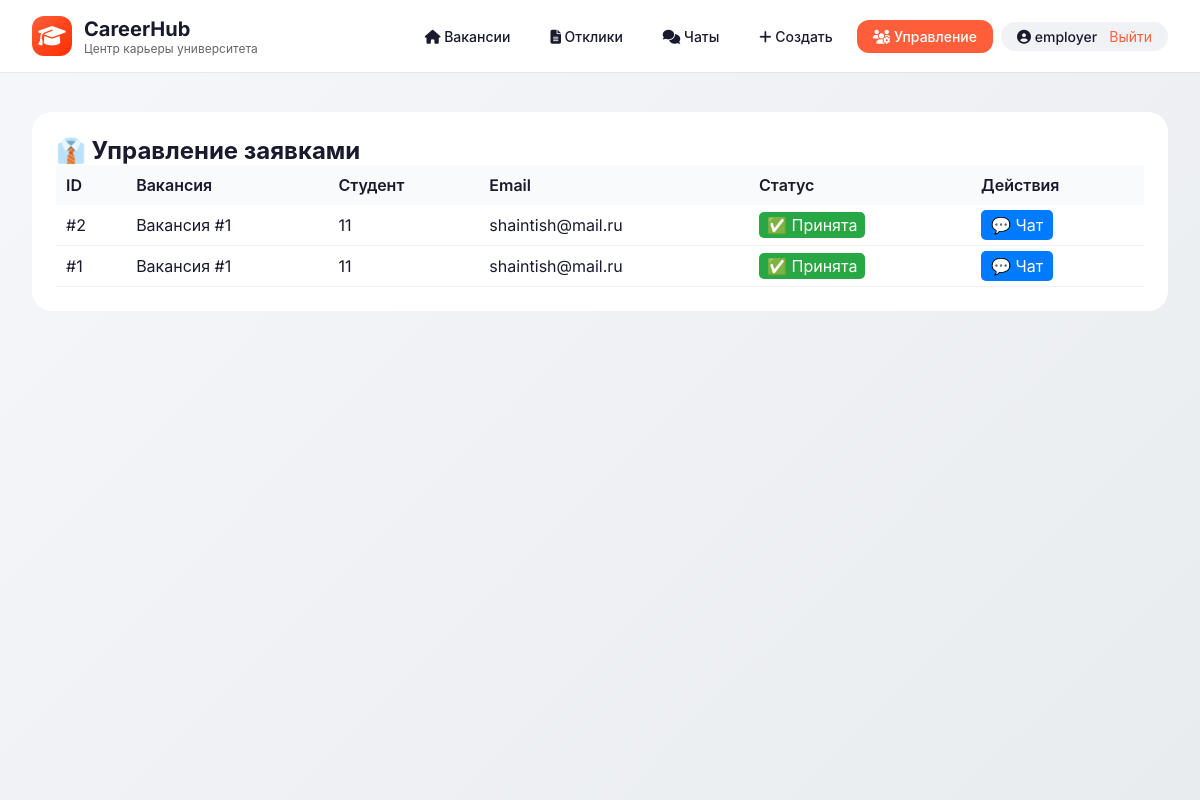
/admin/applications (signed in), run on an earlier commit of the app's database.
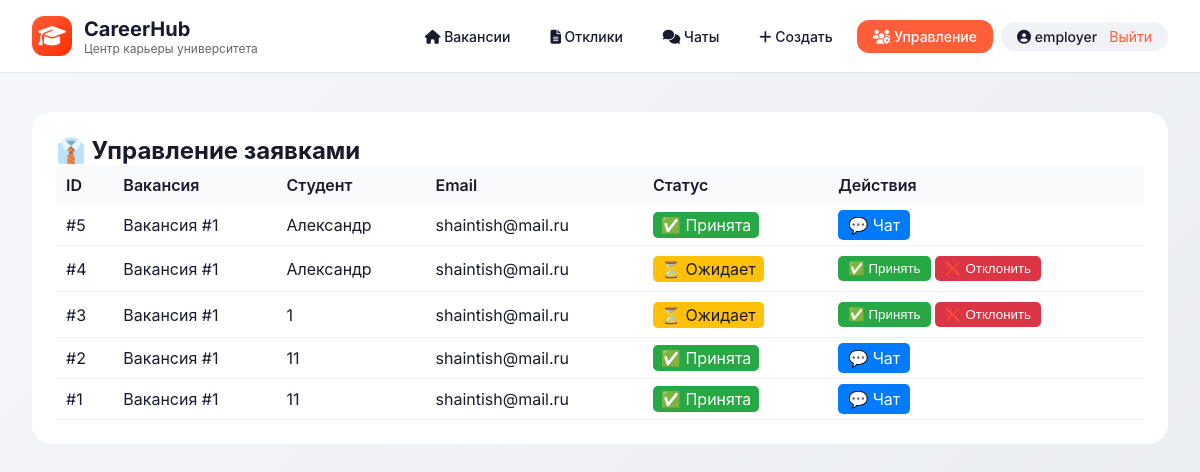
And on a later commit of the database.
### tables this page shows
CREATE TABLE applications (
            id INTEGER PRIMARY KEY AUTOINCREMENT,
            vacancy_id INTEGER NOT NULL,
            student_name TEXT NOT NULL,
            student_email TEXT NOT NULL,
            status TEXT DEFAULT 'pending',
            created_at TIMESTAMP DEFAULT CURRENT_TIMESTAMP
        );

### app/main.py (the view)
@app.get("/admin/applications", response_class=HTMLResponse)
async def admin_applications(request: Request):
    session_id = request.cookies.get("session_id")
    if not session_id or session_id not in sessions:
        return RedirectResponse(url="/employer/login", status_code=303)
    current_user = sessions[session_id]
    if current_user.get("role") != "employer":
        return RedirectResponse(url="/", status_code=303)
    all_applications = JobService.get_all_applications()
    return templates.TemplateResponse(
        "admin_applications.html",
        {"request": request, "applications": all_applications, "user": current_user}
    )

### templates/admin_applications.html (shortened to what this page needs)
{% extends "base.html" %}
{% block content %}
<div class="table-container">
    <h2>👔 Управление заявками</h2>
    {% if applications and applications|length > 0 %}
    <table style="width: 100%; border-collapse: collapse;">
        <thead>
            <tr style="background: #1a1a2e; color: white;">
                <th style="padding: 10px;">ID</th>
                <th style="padding: 10px;">Вакансия</th>
                <th style="padding: 10px;">Студент</th>
                <th style="padding: 10px;">Email</th>
                <th style="padding: 10px;">Статус</th>
                <th style="padding: 10px;">Действия</th>
            </tr>
        </thead>
        <tbody>
            {% for application in applications %}
            <tr style="border-bottom: 1px solid #ddd;">
                <td style="padding: 10px;">#{{ application.id }}</td>
                <td style="padding: 10px;">Вакансия #{{ application.vacancy_id }}</td>
                <td style="padding: 10px;">{{ application.student_name }}</td>
                <td style="padding: 10px;">{{ application.student_email }}</td>
                <td style="padding: 10px;">
                    {% if application.status == 'pending' %}
                        <span style="background: #ffc107; padding: 3px 8px; border-radius: 5px;">⏳ Ожидает</span>
                    {% elif application.status == 'accepted' %}
                        <span style="background: #28a745; color: white; padding: 3px 8px; border-radius: 5px;">✅ Принята</span>
                    {% else %}
                        <span style="background: #dc3545; color: white; padding: 3px 8px; border-radius: 5px;">❌ Отклонена</span>
                    {% endif %}
                </td>
                <td style="padding: 10px;">
                    {% if application.status == 'pending' %}
                    <form method="post" style="display: inline;">
                        <button type="submit" style="background: #28a745; color: white; border: none; padding: 5px 10px; border-radius: 5px; cursor: pointer;">✅ Принять</button>
                    </form>
                    <form method="post" style="display: inline;">
                        <button type="submit" style="background: #dc3545; color: white; border: none; padding: 5px 10px; border-radius: 5px; cursor: pointer;">❌ Отклонить</button>
                    </form>
                    {% elif application.status == 'accepted' %}
                    <a href="/chat/{{ application.id }}" style="background: #007bff; color: white; padding: 5px 10px; border-radius: 5px; text-decoration: none;">💬 Чат</a>
                    {% else %}
                    <span style="color: #666;">Обработана</span>
                    {% endif %}
                </td>
            </tr>
            {% endfor %}
        </tbody>
    </table>
    {% else %}
    <p style="text-align: center; padding: 40px;">📭 Нет заявок для обработки</p>
    {% endif %}
</div>
{% endblock %}

### templates/base.html (shortened to what this page needs)
<!DOCTYPE html>
<html lang="ru">
<head>
    <link rel="stylesheet" href="https://cdnjs.cloudflare.com/ajax/libs/font-awesome/6.4.0/css/all.min.css">
</head>
<body>
    <div class="bg-gradient"></div>
    <header>
        <div class="header-container">
            <div class="logo">
                <div class="logo-icon">
                    <i class="fas fa-graduation-cap"></i>
                </div>
                <div class="logo-text">
                    <h1>CareerHub</h1>
                    <p>Центр карьеры университета</p>
                </div>
            </div>
            <div class="nav-links">
                <a href="/" class="nav-link"><i class="fas fa-home"></i> Вакансии</a>
                <a href="/my-applications" class="nav-link"><i class="fas fa-file-alt"></i> Отклики</a>
                <a href="/my-chats" class="nav-link"><i class="fas fa-comments"></i> Чаты</a>
                <a href="/add-vacancy" class="nav-link"><i class="fas fa-plus"></i> Создать</a>
                {% if user and user.role == 'employer' %}
                    <a href="/admin/applications" class="nav-link employer-btn"><i class="fas fa-users-cog"></i> Управление</a>
                {% endif %}
                {% if user %}
                    <div class="user-menu">
                        <span><i class="fas fa-user-circle"></i> {{ user.username }}</span>
                        <a href="/logout" class="logout-link">Выйти</a>
                    </div>
                {% endif %}
            </div>
        </div>
    </header>
    <div class="container">
        {% block content %}{% endblock %}
    </div>
</body>
</html>

### templates/base.html (style rules this page uses)
* { margin: 0; padding: 0; box-sizing: border-box; }
body { font-family: 'Inter', -apple-system, BlinkMacSystemFont, 'Segoe UI', sans-serif; background: #f5f7fa; min-height: 100vh; color: #1a1a2e; }
header { background: white; box-shadow: 0 1px 0 rgba(0,0,0,0.05); position: sticky; top: 0; z-index: 100; }
.header-container { max-width: 1400px; margin: 0 auto; padding: 0 32px; display: flex; justify-content: space-between; align-items: center; height: 72px; }
.logo { display: flex; align-items: center; gap: 12px; }
.logo-icon { width: 40px; height: 40px; background: linear-gradient(135deg, #ff5e3a, #ff2e00); border-radius: 12px; display: flex; align-items: center; justify-content: center; }
.logo-icon i { font-size: 22px; color: white; }
.logo-text h1 { font-size: 20px; font-weight: 700; color: #1a1a2e; }
.logo-text p { font-size: 12px; color: #666; }
.nav-links { display: flex; gap: 8px; align-items: center; }
.nav-link { text-decoration: none; color: #1a1a2e; font-weight: 500; padding: 8px 16px; border-radius: 12px; transition: all 0.2s ease; font-size: 14px; }
.nav-link.employer-btn { background: #ff5e3a; color: white; }
.user-menu { display: flex; align-items: center; gap: 12px; background: #f0f2f5; padding: 6px 16px; border-radius: 40px; }
.user-menu span { font-weight: 500; font-size: 14px; }
.logout-link { color: #ff5e3a; text-decoration: none; font-size: 14px; }
.container { max-width: 1400px; margin: 0 auto; padding: 40px 32px; }
.table-container { background: white; border-radius: 20px; padding: 24px; overflow-x: auto; }
table { width: 100%; border-collapse: collapse; }
th { text-align: left; padding: 12px 16px; background: #f8fafc; font-weight: 600; color: #1a1a2e; }
td { padding: 12px 16px; border-bottom: 1px solid #eef2f6; }

What changed in the data, as far as the page shows it:
added applications: id "5", vacancy_id "1", student_name "Александр", student_email "shaintish@mail.ru", status "✅ Принята"
added applications: id "4", vacancy_id "1", student_name "Александр", student_email "shaintish@mail.ru", status "⏳ Ожидает"
added applications: id "3", vacancy_id "1", student_name "1", student_email "shaintish@mail.ru", status "⏳ Ожидает"
